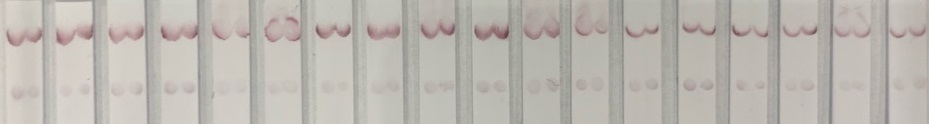
%> input picture Image set/1.jpg, 929 x 124 px
$ octave final0610.m   (GNU Octave 9; MATLAB toolbox functions it lacks are replaced by stand-ins)
%> lines starting %> are read from the running program, lines starting %| are printed output that depends on the picture
clc
clear all;

addpath(genpath(pwd));

I=imread('Image set\1.jpg');
%> I is the input picture: size 124x929x3 uint8; mean R, G, B 187.5, 183, 176.3
imshow(I)

[row, col, val] = size(I);
%> row = 124; col = 929; val = 3
I1=I(1:row/2, 1:col, 1:3);
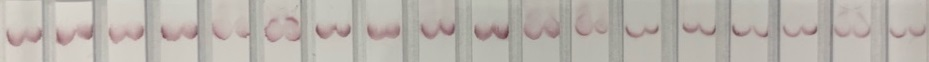
%> I1: size 62x929x3 uint8; mean R, G, B 184.8, 179, 172.5
I2=I(row/2:row, 1:col, 1:3);
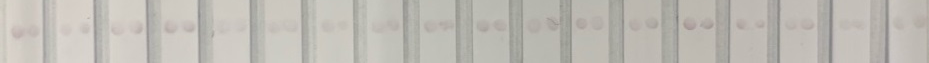
%> I2: size 63x929x3 uint8; mean R, G, B 190.2, 187, 180.1
I2_original=I2;


for j=1:18
    figure(j)
imshow(I)
%> (the run ends here)

$ run again, with Image set/2FEDFA16-0686-486D-B30E-39FD82F41988 (2).jpg copied over Image set/1.jpg
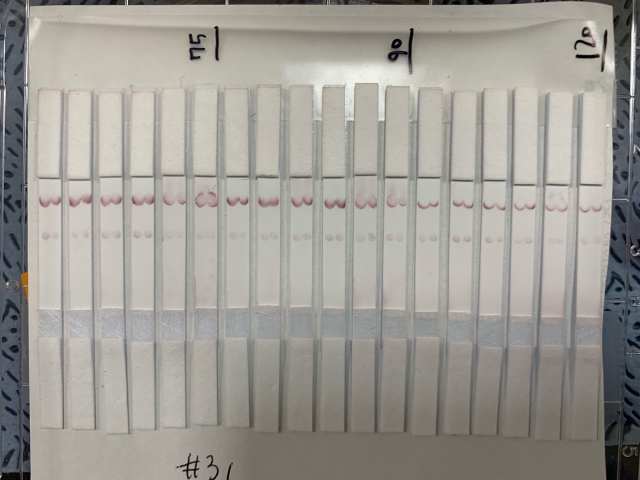
%> input picture Image set/2FEDFA16-0686-486D-B30E-39FD82F41988 (2).jpg, 1280 x 960 px (shown at 1/2 size)
%> I is the input picture: size 960x1280x3 uint8; mean R, G, B 158.3, 155.5, 149.2
%> `I1=I(1:row/2, 1:col, 1:3);`:
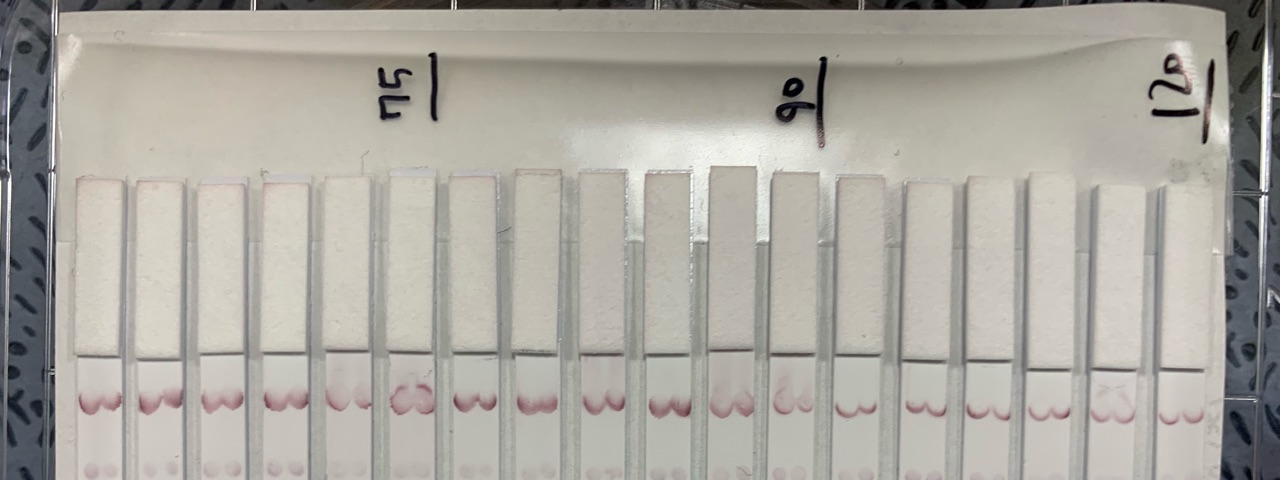
%> I1: size 480x1280x3 uint8; mean R, G, B 171, 167.9, 160.4
%> `I2=I(row/2:row, 1:col, 1:3);`:
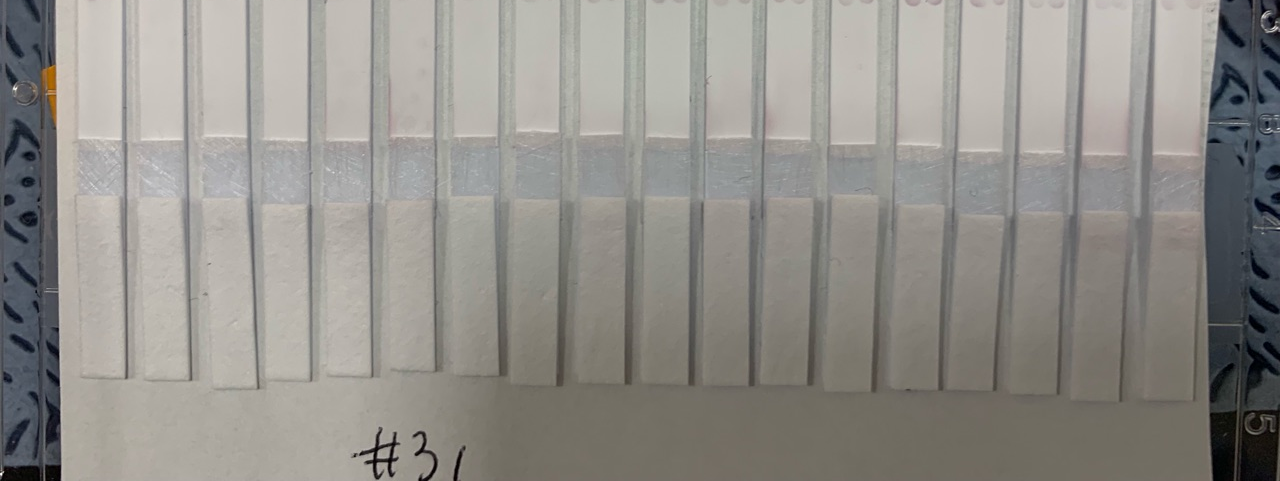
%> I2: size 481x1280x3 uint8; mean R, G, B 145.6, 143.2, 138.1

$ run again, with Image set/80BD9EA2-D973-40D8-9D70-08C15F9046E6.jpg copied over Image set/1.jpg
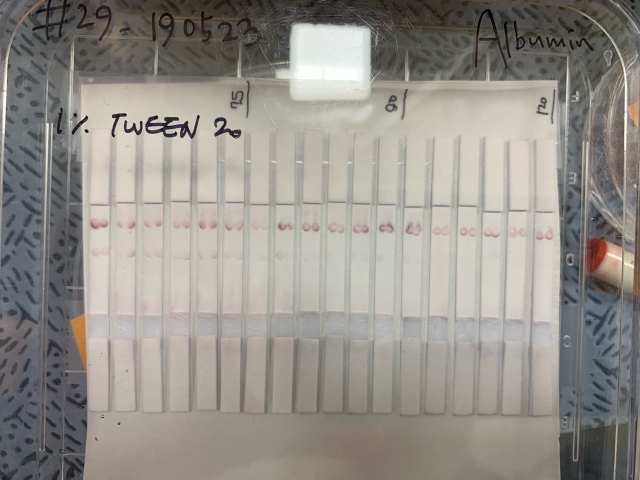
%> input picture Image set/80BD9EA2-D973-40D8-9D70-08C15F9046E6.jpg, 1280 x 960 px (shown at 1/2 size)
%> I is the input picture: size 960x1280x3 uint8; mean R, G, B 148.5, 144.7, 138.1
%> `I1=I(1:row/2, 1:col, 1:3);`:
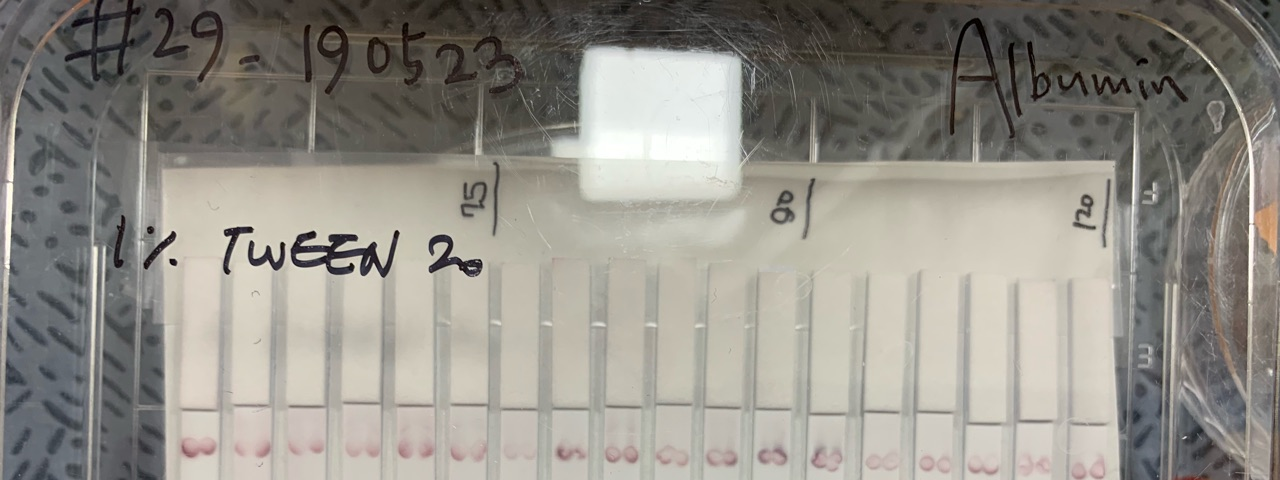
%> I1: size 480x1280x3 uint8; mean R, G, B 146.3, 143, 135.4
%> `I2=I(row/2:row, 1:col, 1:3);`:
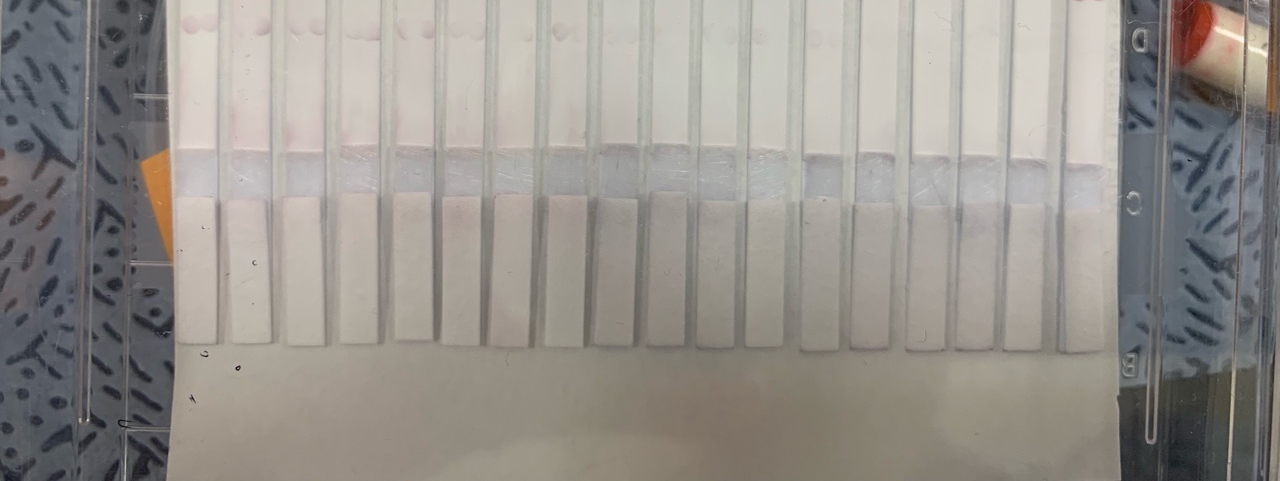
%> I2: size 481x1280x3 uint8; mean R, G, B 150.8, 146.5, 140.8
